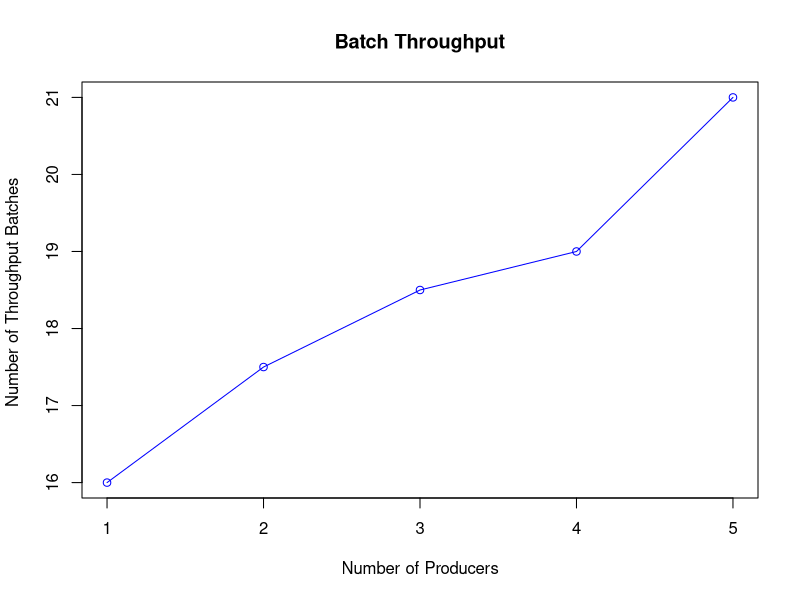

The R script that drew this image:
producers <- c(1, 2, 3, 4, 5)
throughput <- c(16, 17.5, 18.5, 19, 21)

# Graph cars using blue points overlayed by a line 
plot(producers, throughput, type="o", col="blue", ann=FALSE)

# Create a title with a red, bold/italic font
title(main="Batch Throughput")

title(xlab="Number of Producers")
title(ylab="Number of Throughput Batches ")

